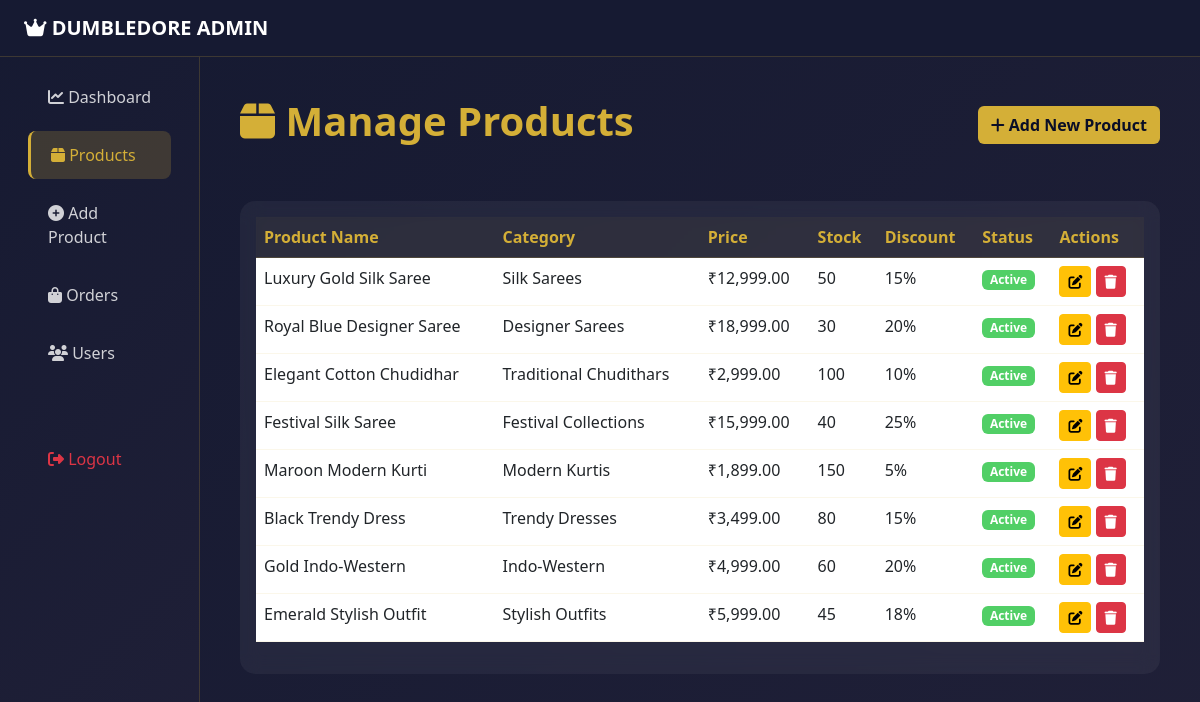
The app's page /admin/products.php (signed in) with its own data.
### tables this page shows
CREATE TABLE IF NOT EXISTS products (
    product_id INT PRIMARY KEY AUTO_INCREMENT,
    product_name VARCHAR(200) NOT NULL,
    category_id INT NOT NULL,
    price DECIMAL(10, 2) NOT NULL,
    discount_percent INT DEFAULT 0,
    description TEXT,
    material VARCHAR(100),
    color VARCHAR(50),
    sizes VARCHAR(255),
    stock INT DEFAULT 0,
    product_image VARCHAR(255),
    rating DECIMAL(3, 2) DEFAULT 0,
    status ENUM('active', 'inactive') DEFAULT 'active',
    created_at TIMESTAMP DEFAULT CURRENT_TIMESTAMP,
    updated_at TIMESTAMP DEFAULT CURRENT_TIMESTAMP ON UPDATE CURRENT_TIMESTAMP,
    FOREIGN KEY (category_id) REFERENCES categories(category_id)
);

CREATE TABLE IF NOT EXISTS categories (
    category_id INT PRIMARY KEY AUTO_INCREMENT,
    category_name VARCHAR(100) NOT NULL,
    category_description TEXT,
    category_image VARCHAR(255),
    status ENUM('active', 'inactive') DEFAULT 'active',
    created_at TIMESTAMP DEFAULT CURRENT_TIMESTAMP
);

### admin/products.php (the view, shortened to what this page needs)
<?php require_once 'auth_check.php'; ?>
<!DOCTYPE html>
<html lang="en">
<head>
    <link href="https://cdn.jsdelivr.net/npm/bootstrap@5.3.0/dist/css/bootstrap.min.css" rel="stylesheet">
    <link rel="stylesheet" href="https://cdnjs.cloudflare.com/ajax/libs/font-awesome/6.4.0/css/all.min.css">
    <link rel="stylesheet" href="../css/admin-style.css">
</head>
<body>
    <?php
    $result = $conn->query("SELECT p.*, c.category_name FROM products p JOIN categories c ON p.category_id = c.category_id ORDER BY p.created_at DESC");
    $products = [];
    while ($product = $result->fetch_assoc()) {
        $products[] = $product;
    }
    ?>
    <nav class="navbar navbar-expand-lg navbar-dark sticky-top" style="background: rgba(10, 14, 39, 0.95); border-bottom: 1px solid rgba(212, 175, 55, 0.2);">
        <div class="container-fluid px-4">
            <a class="navbar-brand fw-bold" href="dashboard.php">
                <i class="fas fa-crown"></i> DUMBLEDORE ADMIN
            </a>
        </div>
    </nav>
    <div class="container-fluid">
        <div class="row">
            <div class="col-lg-2 admin-sidebar">
                <div class="nav flex-column p-3">
                    <a href="dashboard.php" class="admin-nav-link">
                        <i class="fas fa-chart-line"></i> Dashboard
                    </a>
                    <a href="products.php" class="admin-nav-link active">
                        <i class="fas fa-box"></i> Products
                    </a>
                    <a href="add-product.php" class="admin-nav-link">
                        <i class="fas fa-plus-circle"></i> Add Product
                    </a>
                    <a href="orders.php" class="admin-nav-link">
                        <i class="fas fa-shopping-bag"></i> Orders
                    </a>
                    <a href="users.php" class="admin-nav-link">
                        <i class="fas fa-users"></i> Users
                    </a>
                    <a href="logout.php" class="admin-nav-link text-danger mt-5">
                        <i class="fas fa-sign-out-alt"></i> Logout
                    </a>
                </div>
            </div>
            <div class="col-lg-10" style="background: linear-gradient(135deg, rgba(10, 14, 39, 0.95) 0%, rgba(20, 20, 45, 0.95) 100%); min-height: 100vh; padding: 40px;">
                <div class="d-flex justify-content-between align-items-center mb-5">
                    <h1 style="color: #d4af37; font-weight: 700;">
                        <i class="fas fa-box"></i> Manage Products
                    </h1>
                    <a href="add-product.php" class="btn fw-bold" style="background: #d4af37; color: #0a0e27;">
                        <i class="fas fa-plus"></i> Add New Product
                    </a>
                </div>
                <div class="card border-0 admin-card">
                    <div class="card-body">
                        <div class="table-responsive">
                            <table class="table admin-table">
                                <thead>
                                    <tr>
                                        <th>Product Name</th>
                                        <th>Category</th>
                                        <th>Price</th>
                                        <th>Stock</th>
                                        <th>Discount</th>
                                        <th>Status</th>
                                        <th>Actions</th>
                                    </tr>
                                </thead>
                                <tbody>
                                    <?php foreach ($products as $product): ?>
                                    <tr>
                                        <td><?php echo $product['product_name']; ?></td>
                                        <td><?php echo $product['category_name']; ?></td>
                                        <td>₹<?php echo number_format($product['price'], 2); ?></td>
                                        <td><?php echo $product['stock']; ?></td>
                                        <td><?php echo $product['discount_percent']; ?>%</td>
                                        <td>
                                            <span class="badge" style="background: <?php echo $product['status'] == 'active' ? '#51cf66' : '#ff6b6b'; ?>;">
                                                <?php echo ucfirst($product['status']); ?>
                                            </span>
                                        </td>
                                        <td>
                                            <a href="edit-product.php?id=<?php echo $product['product_id']; ?>" class="btn btn-sm btn-warning">
                                                <i class="fas fa-edit"></i>
                                            </a>
                                            <form method="POST" style="display: inline;">
                                                <button type="submit" class="btn btn-sm btn-danger" onclick="return confirm('Delete this product?')">
                                                    <i class="fas fa-trash"></i>
                                                </button>
                                            </form>
                                        </td>
                                    </tr>
                                    <?php endforeach; ?>
                                </tbody>
                            </table>
                        </div>
                    </div>
                </div>
            </div>
        </div>
    </div>
</body>
</html>

### css/admin-style.css (style rules this page uses)
.admin-sidebar { background: linear-gradient(135deg, rgba(10, 14, 39, 0.95) 0%, rgba(20, 20, 45, 0.95) 100%); min-height: 100vh; border-right: 1px solid rgba(212, 175, 55, 0.2); }
.admin-nav-link { color: rgba(255, 255, 255, 0.8); padding: 12px 20px; border-radius: 8px; transition: all 0.3s ease; margin-bottom: 10px; text-decoration: none; display: block; }
.admin-nav-link.active { background: rgba(212, 175, 55, 0.2); color: #d4af37; border-left: 3px solid #d4af37; }
.admin-card { background: rgba(255, 255, 255, 0.05); backdrop-filter: blur(10px); border: 1px solid rgba(212, 175, 55, 0.2); border-radius: 15px; transition: all 0.3s ease; }
.admin-table { color: #ffffff; }
.admin-table thead th { color: #d4af37; border-color: rgba(212, 175, 55, 0.2); background: rgba(212, 175, 55, 0.05); }
.admin-table tbody tr { border-color: rgba(212, 175, 55, 0.1); }

### records on screen
products: product_name "Luxury Gold Silk Saree", category.category_name "Silk Sarees", price "12,999.00", stock "50", discount_percent "15", status "Active"
products: product_name "Royal Blue Designer Saree", category.category_name "Designer Sarees", price "18,999.00", stock "30", discount_percent "20", status "Active"
products: product_name "Elegant Cotton Chudidhar", category.category_name "Traditional Chudithars", price "2,999.00", stock "100", discount_percent "10", status "Active"
products: product_name "Festival Silk Saree", category.category_name "Festival Collections", price "15,999.00", stock "40", discount_percent "25", status "Active"
products: product_name "Maroon Modern Kurti", category.category_name "Modern Kurtis", price "1,899.00", stock "150", discount_percent "5", status "Active"
products: product_name "Black Trendy Dress", category.category_name "Trendy Dresses", price "3,499.00", stock "80", discount_percent "15", status "Active"
products: product_name "Gold Indo-Western", category.category_name "Indo-Western", price "4,999.00", stock "60", discount_percent "20", status "Active"
products: product_name "Emerald Stylish Outfit", category.category_name "Stylish Outfits", price "5,999.00", stock "45", discount_percent "18", status "Active"
